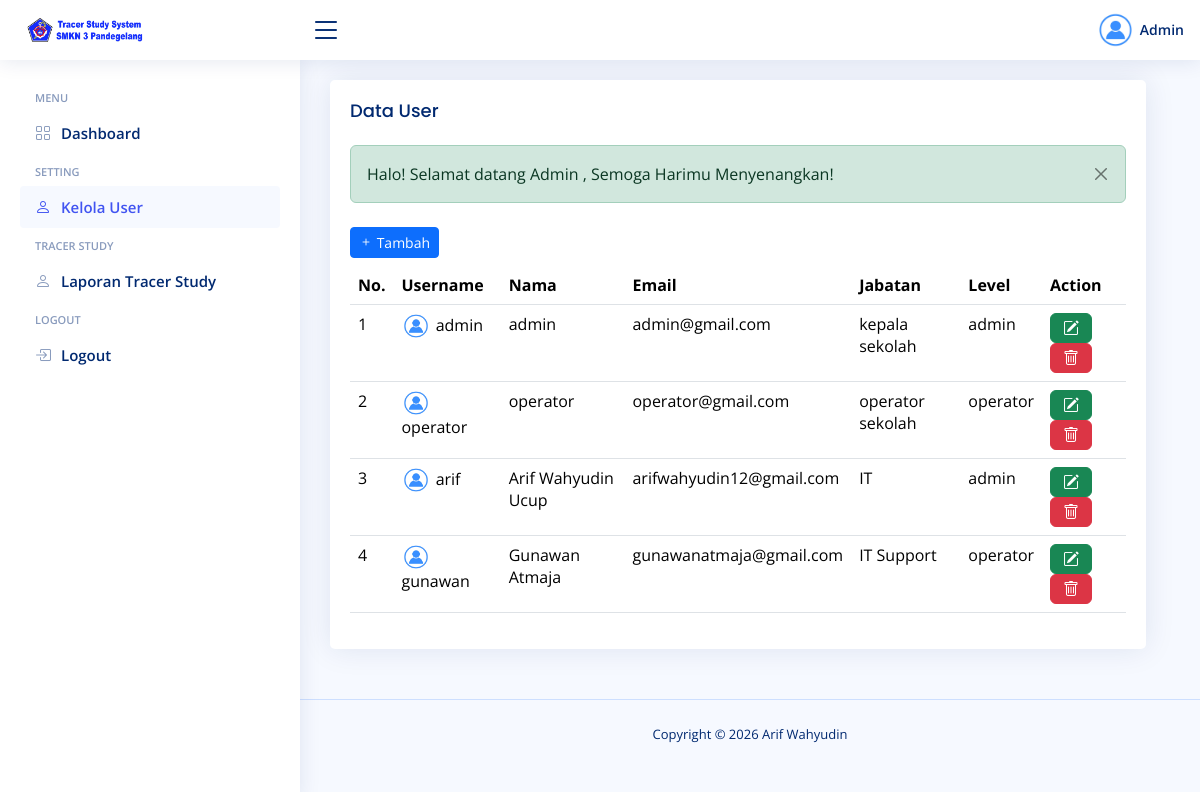
/admin/dashboard/?menu=data-user (signed in), run on the app's committed database.
### tables this page shows
CREATE TABLE `user` (
  `id_user` int NOT NULL AUTO_INCREMENT,
  `username` varchar(50) NOT NULL,
  `nama` varchar(100) DEFAULT NULL,
  `jabatan` varchar(100) DEFAULT NULL,
  `level` varchar(100) DEFAULT NULL,
  `email` varchar(100) NOT NULL,
  `password` varchar(255) NOT NULL,
  `foto_profil` varchar(100) DEFAULT NULL,
  `created_at` timestamp NOT NULL DEFAULT CURRENT_TIMESTAMP,
  `updated_at` timestamp NOT NULL DEFAULT CURRENT_TIMESTAMP ON UPDATE CURRENT_TIMESTAMP,
  PRIMARY KEY (`id_user`),
  UNIQUE KEY `username` (`username`),
  UNIQUE KEY `email` (`email`)
);

### db/db_koneksi.php (called while the page is built, shortened)
<?php
class db_koneksi
{
    private $koneksi;
    function __construct()
    {
        $server = 'localhost';
        $username = 'root';
        $password = 'Yusnar12345*';
        $database = 'tracer_study';
        $this->koneksi = new mysqli($server, $username, $password, $database);
    }
    function get_data_user()
    {
        $stmt = $this->koneksi->prepare("SELECT * FROM user");
        $stmt->execute();
        $result = $stmt->get_result();
        return $result;
    }
    function select_user($id)
    {
        $stmt = $this->koneksi->prepare("SELECT * FROM user WHERE id_user = ?");
        $stmt->bind_param("i", $id);
        $stmt->execute();
        $result = $stmt->get_result();
        return $result->fetch_assoc();
    }
}

### admin/dashboard/users/data-user.php (the view, shortened to what this page needs)
<div class="row">
  <div class="col-lg-12">
    <div class="card">
      <div class="card-body">
        <h4 class="card-title">Data User</h4>
        <?php
        if (isset($_SESSION['sukses'])) {
          ?>
          <div class="alert alert-success alert-dismissible fade show" role="alert">
            <?= $_SESSION['sukses'] ?>
            <button type="button" class="btn-close" data-bs-dismiss="alert" aria-label="Close"></button>
          </div>
          <?php
        }
          ?>
        <a class="btn btn-sm btn-primary my-2" href="?menu=tambah-user"><i class="bi bi-plus"></i> Tambah</a>
        <div class="table-responsive">
          <table class="table datatable">
            <thead>
              <tr>
                <th>No.</th>
                <th>Username</th>
                <th>Nama</th>
                <th>Email</th>
                <th>Jabatan</th>
                <th>Level</th>
                <th>Action</th>
              </tr>
            </thead>
            <tbody>
              <?php
              $counter = 1;
              foreach ($con->get_data_user() as $data) {
                ?>
                <tr>
                  <td><?= $counter++; ?></td>
                  <td><img src="../../assets/img/users/<?= $data["foto_profil"] ?>" alt="foto_profil"
                      class="img-fluid rounded-circle" width="30" />
                    <?= $data['username']; ?></td>
                  <td><?= $data['nama']; ?></td>
                  <td><?= $data['email']; ?></td>
                  <td><?= $data['jabatan']; ?></td>
                  <td><?= $data['level']; ?></td>
                  <td>
                    <a class="btn btn-success" href="?menu=edit-user&id_user=<?php echo $data['id_user']; ?>">
                      <i class="bi bi-pencil-square"></i>
                    </a>
                    <a onclick="return confirm('Apakah yakin User <?php echo $data['username']; ?> akan di hapus?')"
                      href="users/proses/proses-hapus-user.php?id_user=<?php echo $data['id_user']; ?>"
                      class="btn btn-danger btn-icon-split">
                      <span class="icon text-white">
                        <i class="bi bi-trash"></i>
                      </span>
                    </a>
                  </td>
                </tr>
              <?php } ?>
            </tbody>
          </table>
        </div>
      </div>
    </div>
  </div>
</div>

### admin/dashboard/layouts/header.php (shortened to what this page needs)
<?php
$id = $_SESSION['id_user'];
$data = $con->select_user($id);
?>
<header id="header" class="header fixed-top d-flex align-items-center">
  <div class="d-flex align-items-center justify-content-between">
    <a href="index.php" class="logo d-flex align-items-center">
      <span><img src="../../assets/img/logo_header.png" alt="" width="100%"> </span>
    </a>
    <i class="bi bi-list toggle-sidebar-btn"></i>
  </div>
  <nav class="header-nav ms-auto">
    <ul class="d-flex align-items-center">
      <li class="nav-item dropdown pe-3">
        <a class="nav-link nav-profile d-flex align-items-center pe-0" href="#" data-bs-toggle="dropdown">
          <?php
          if ($_SESSION['foto_profil'] == null) {
            echo '
                        <img src="../../assets/img/users/default.png" alt="Foto-Profile" class="rounded-circle">
                        <span class="ms-1 d-none d-md-inline-block">
                            ' . ucfirst($_SESSION['username']) . '<i class="mdi mdi-chevron-down"></i>
                        </span>';
          } else {
            echo '
                      <img src="../../assets/img/users/' . $data['foto_profil'] . '" alt="Foto-Profile" class="rounded-circle">
                      <span class="ms-1 d-none d-md-inline-block">
                          ' . ucfirst($_SESSION['username']) . '<i class="mdi mdi-chevron-down"></i>
                      </span>';
          }
          ?>
        </a>
      </li>
    </ul>
  </nav>
</header>

### assets/css/style.css (style rules this page uses)
:root { scroll-behavior: smooth; }
body { font-family: "Open Sans", sans-serif; background: #f6f9ff; color: #444444; }
a { color: #4154f1; text-decoration: none; }
h1, h2, h3, h4, h5, h6 { font-family: "Nunito", sans-serif; }
.card { margin-bottom: 30px; border: none; border-radius: 5px; box-shadow: 0px 0 30px rgba(1, 41, 112, 0.1); }
.card-title { padding: 20px 0 15px 0; font-size: 18px; font-weight: 500; color: #012970; font-family: "Poppins", sans-serif; }
.card-body { padding: 0 20px 20px 20px; }
.btn-close { background-size: 25%; }
.logo { line-height: 1; }
@media (min-width: 1200px) { .logo { width: 280px; } }
.logo img { max-height: 26px; margin-right: 6px; }
.logo span { font-size: 26px; font-weight: 700; color: #012970; font-family: "Nunito", sans-serif; }
.header { transition: all 0.5s; z-index: 997; height: 60px; box-shadow: 0px 2px 20px rgba(1, 41, 112, 0.1); background-color: #fff; padding-left: 20px; }
.header .toggle-sidebar-btn { font-size: 32px; padding-left: 10px; cursor: pointer; color: #012970; }
.header-nav ul { list-style: none; }
.header-nav>ul { margin: 0; padding: 0; }
.header-nav .nav-profile { color: #012970; }
.header-nav .nav-profile img { max-height: 36px; }
.header-nav .nav-profile span { font-size: 14px; font-weight: 600; }

### data on the page
user: foto_profil (placeholder picture), username "admin", nama "admin", email "admin@gmail.com", jabatan "kepala sekolah", level "admin"
user: foto_profil (placeholder picture), username "operator", nama "operator", email "operator@gmail.com", jabatan "operator sekolah", level "operator"
user: foto_profil (placeholder picture), username "arif", nama "Arif Wahyudin Ucup", email "arifwahyudin12@gmail.com", jabatan "IT", level "admin"
user: foto_profil (placeholder picture), username "gunawan", nama "Gunawan Atmaja", email "gunawanatmaja@gmail.com", jabatan "IT Support", level "operator"

### other printed values
$_SESSION['username'] "Admin"
$_SESSION['sukses'] "Halo! Selamat datang Admin , Semoga Harimu Menyenangkan!"
